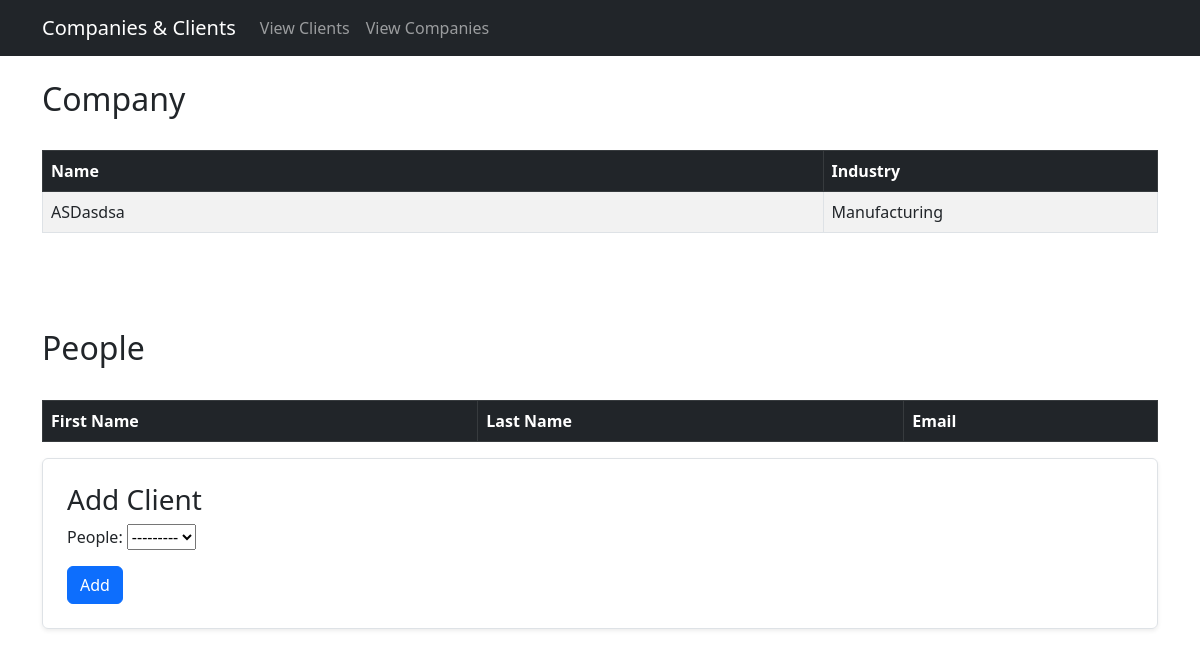
The page /view_company/10/ on the database as committed earlier.
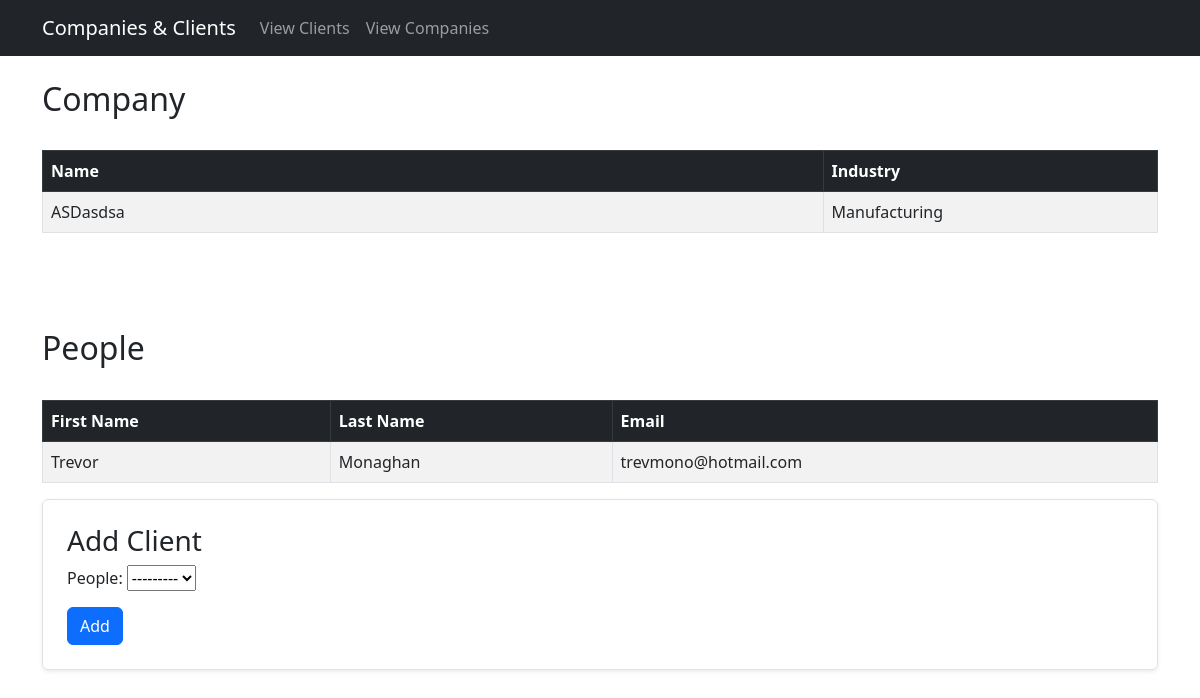
The same page on the database as committed later.
### web_app/models.py (models this page shows, shortened)
class Person(models.Model):
    first_name = models.TextField(verbose_name="First Name")
    last_name = models.TextField(verbose_name="Last Name")
    email = models.EmailField(verbose_name="Email")
    company = models.ForeignKey(Company, on_delete=models.SET_NULL, null=True, blank=True, related_name="people")

### web_app/views.py (the view)
# urls.py: path("view_company/<company_id>/", views.view_company, name="view_company"),
def view_company(request, company_id):
    company = Company.objects.get(id=company_id)
    people = company.people.all()
    all_people = Person.objects.filter(company=None)
    context = {}
    context["company"] = company
    context["people"] = people
    context["link_person_to_company_form"] = LinkPersonToCompanyForm(people=all_people)
    if request.method == "POST":
        form = LinkPersonToCompanyForm(data=request.POST, people=all_people)
        if form.is_valid():
            person = form.cleaned_data.get("people")
            person.company = company
            person.save()
    return render(request, "web_app/view_company.html", context=context)

### web_app/forms.py
class LinkPersonToCompanyForm(Form):
    people = ModelChoiceField(queryset=None)
    def __init__(self, *args, **kwargs):
        people = kwargs.pop("people")
        super().__init__(*args, **kwargs)
        self.fields["people"].queryset = people

### web_app/templates/web_app/view_company.html (shortened to what this page needs)
{% extends 'web_app/layout.html' %}
{% load static %}
{% block content %}
<h2>Company</h2>
<div class="table-responsive">
    <table class="table table-striped table-bordered mt-4">
        <thead class="table-dark">
            <tr>
                <th style="width: 70%;">Name</th>
                <th style="width: 30%;">Industry</th>
            </tr>
        </thead>
        <tbody>
            <tr class="align-items-center">
                <td style="width: 70%;">{{ company.name }}</td>
                <td style="width: 30%;">{{ company.get_industry_display }}</td>
            </tr>
        </tbody>
    </table>
</div>
<div style="margin-top: 80px;">
    <h2>People</h2>
    <div class="table-responsive">
        <table class="table table-striped table-bordered mt-4">
            <thead class="table-dark">
                <tr>
                    <th>First Name</th>
                    <th>Last Name</th>
                    <th>Email</th>
                </tr>
            </thead>
            <tbody>
                {% for person in people %}
                <tr>
                    <td>
                        {{person.first_name}}
                    </td>
                    <td>
                        {{person.last_name}}
                    </td>
                    <td>
                        {{person.email}}
                    </td>
                </tr>
                {% endfor %}
            </tbody>
    </table>
    </div>
</div>
<form action="" method="POST" class="p-4 border rounded shadow-sm">
    <h3>Add Client</h1>
    <div class="mb-3">
        {{ link_person_to_company_form }}
    </div>
    <button class="btn btn-primary" type="submit">Add</button>
</form>
{% endblock %}

Rows that differ between the two databases and show on the page:
added Person: first_name "Trevor", last_name "Monaghan", email "trevmono@hotmail.com"
